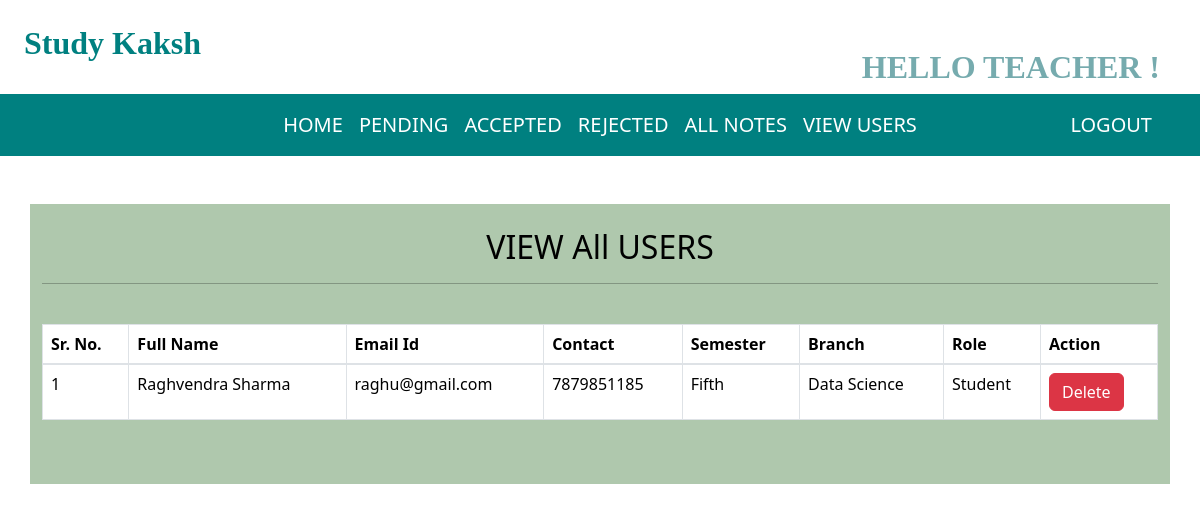
Page /view_users (signed in) on the committed database.
### notes/models.py (models this page shows, shortened)
class Signup(models.Model):
    user = models.ForeignKey(User, on_delete=models.CASCADE)
    contact = models.CharField(max_length=10, null=True)
    branch = models.CharField(max_length=30)
    semester = models.CharField(max_length=30)
    role = models.CharField(max_length=15)

### notes/views.py (the view)
# urls.py: path('view_users', view_users, name='view_users'),
def view_users(request):
    if not request.user.is_authenticated:
        return redirect('login_teacher')
    users = Signup.objects.all()
    d = {'users': users}
    return render(request, 'view_users.html', d)

### notes/templates/view_users.html (shortened to what this page needs)
{% extends 'teacher_nav.html' %}
{% load static %}
{% block body %}
<link href=" https://cdnjs.cloudflare.com/ajax/libs/twitter-bootstrap/5.3.0/css/bootstrap.min.css" rel="stylesheet">
<link href="https://cdn.datatables.net/2.0.2/css/dataTables.bootstrap5.css" rel="stylesheet">
<div class="container-fluid mt-5" style="background-color : AFC8AD ;width: 95%;"><br>
    <h2 class="text-center">VIEW All USERS</h2>
    <hr>
    <br>
    <table class="table table-bordered" id="example">
        <thead>
        <tr>
            <th>Sr. No.</th>
            <th>Full Name</th>
            <th>Email Id</th>
            <th>Contact</th>
            <th>Semester</th>
            <th>Branch</th>
            <th>Role</th>
            <th>Action</th>
        </tr>
        </thead>
        <tbody>
        {% for i in users%}
        <tr>
            <td>{{ forloop.counter }}</td>
            <td style="text-transform: capitalize">{{ i.user.first_name }} {{ i.user.last_name }}</td>
            <td>{{ i.user.username }}</td>
            <td>{{ i.contact }}</td>
            <td>{{i.semester}}</td>
            <td>{{ i.branch }}</td>
            <td>{{ i.role }}</td>
            <td><a class="btn btn-danger" href="{% url 'delete_users' i.user.id %}"
                   onclick="return confirm('Are you sure...?')">Delete</a></td>
        </tr>
        {% endfor %}
        </tbody>
    </table>
    <br><br>
</div>
{% endblock %}

### notes/templates/view_users.html (style rules this page uses)
body { background-color: #white; color: black; }
hr { border-color: black; }
.table th, .table td { color: black; }

### rows in the picture
Signup: user.first_name "Raghvendra", user.last_name "Sharma", user.username "raghu@gmail.com", contact "7879851185", semester "Fifth", branch "Data Science", role "Student"
